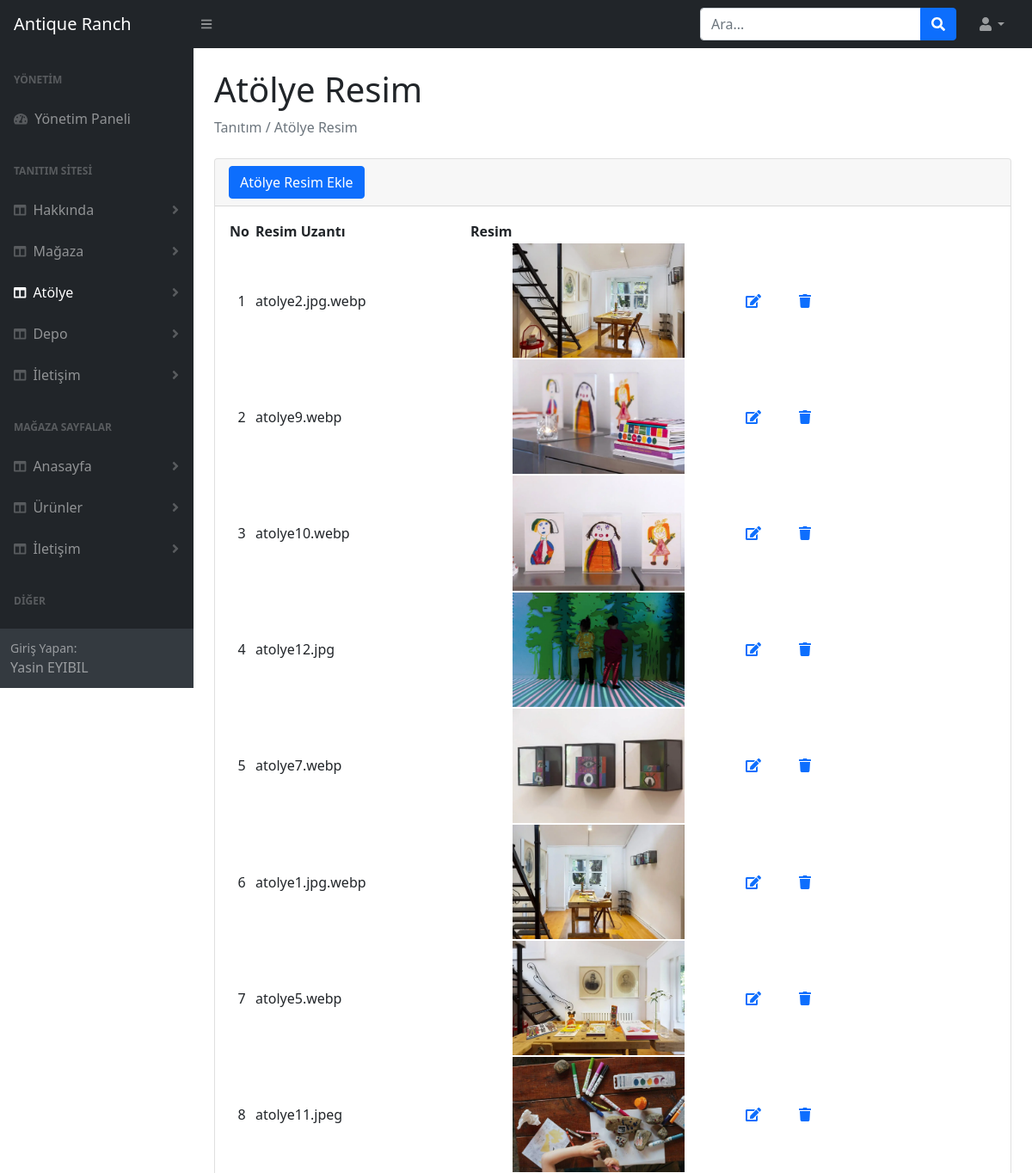
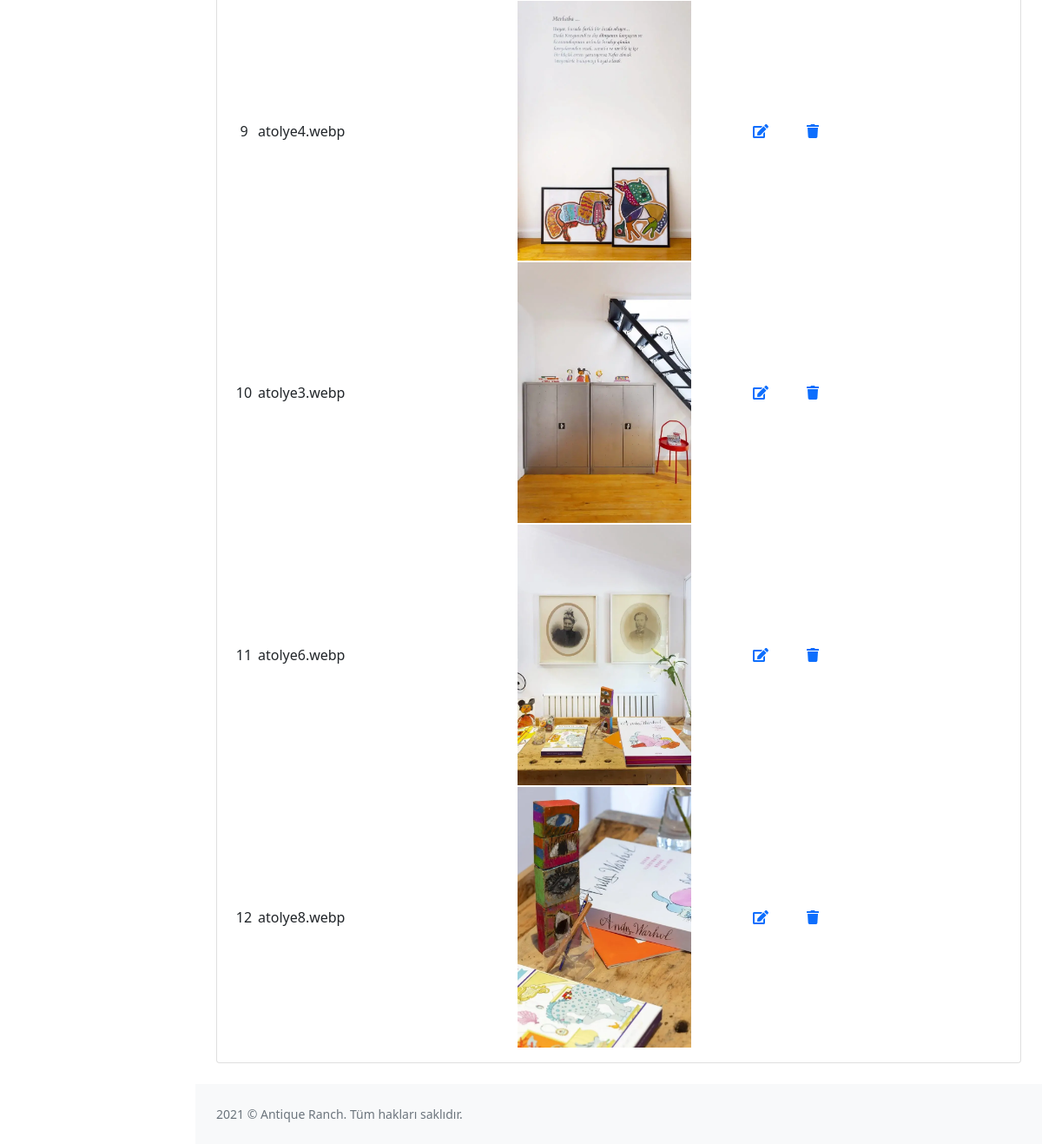
The page /magaza/admin/tatolye_img.php (signed in) on the database its author committed (2 pictures, top to bottom).
### tables this page shows
CREATE TABLE IF NOT EXISTS `kullanici` (
  `id` int(11) NOT NULL AUTO_INCREMENT,
  `ad` varchar(255) NOT NULL,
  `soyad` varchar(255) NOT NULL,
  `mail` varchar(255) NOT NULL,
  `password` varchar(255) NOT NULL,
  `yetki` int(255) NOT NULL DEFAULT '0',
  PRIMARY KEY (`id`)
);

CREATE TABLE IF NOT EXISTS `tatolye_img` (
  `id` int(11) NOT NULL AUTO_INCREMENT,
  `href_url` varchar(255) NOT NULL,
  `img_url` varchar(255) NOT NULL,
  PRIMARY KEY (`id`)
);

### magaza/lib/setting.php (called while the page is built, shortened)
<?php
try{
    $DBConnection= new PDO("mysql:host=localhost;dbname=magaza;charset=utf8",'root', '');
}
catch(PDOException $e){
    echo $e->getMessage();
}
if(isset($_SESSION['Kullanici'])){
    $kullanicibilgiler = $DBConnection->prepare("SELECT * FROM kullanici WHERE mail = ? LIMIT 1");
    $kullanicibilgiler->execute([$_SESSION['Kullanici']]);
    $kullanicibilgilerSayisi = $kullanicibilgiler->rowCount();
    $kullanicibilgi = $kullanicibilgiler->fetch(PDO::FETCH_ASSOC);
    if($kullanicibilgilerSayisi > 0){
        $kullaniciadi= $kullanicibilgi['ad'];
        $kullanicisoyad= $kullanicibilgi['soyad'];
    }
}
?>

### magaza/admin/tatolye_img.php (the view)
<?php
    $sayfa="Atölye Resim";
    include "inc/ahead.php";
    include "../lib/tdb.php";
?>
                <main>
                    <div class="container-fluid px-4">
                        <h1 class="mt-4"><?=$sayfa?></h1>
                        <ol class="breadcrumb mb-4">
                            <li class="breadcrumb-item active">Tanıtım / <?=$sayfa?></li>
                        </ol>
                        <div class="card mb-4">
                            <div class="card-header">
                                <a href="tatolye_imgekle.php" class="btn btn-primary">Atölye Resim Ekle</a>
                            </div>
                            <div class="card-body">
                                <table  id="datatablesSimple" enctype="multipart/form-data">
                                    <thead>
                                        <tr>
                                            <th>No</th>
                                            <th>Resim Uzantı</th>
                                            <th>Resim</th>
                                            <th colspan="3"></th>
                                        </tr>
                                    </thead>
                                    <tbody>
                                        <?php
                                            $sorgu=$db->prepare("select * from tatolye_img");
                                            $sorgu->execute();
                                            while ($sonuc=$sorgu->fetch())
                                                {
                                            ?>
                                            <tr>
                                                <td width="30" class="text-center"><?= $sonuc["id"]?></td>
                                                <td width="250"><?= $sonuc["href_url"]?></td>
                                                <td width="300" class="text-center"><img src="../../Antique-Rach/image/atolye-img/<?= $sonuc["img_url"]?>" width="200"  alt=""></td>
                                                <td width="60" class="text-center"><a href="tatolye_imgguncelle.php?id=<?= $sonuc["id"]?>">
                                                    <span class="fa fa-edit"></span>
                                                </a></td>
                                                <td width="60" class="text-center">
                                                    <a href="tsil.php?id=<?= $sonuc["id"] ?>&tablo=tatolye_img">
                                                        <span class="fa fa-trash"></span>
                                                    </a>
                                                </td>
                                            </tr>
                                        <?php } ?>
                                    </tbody>
                                </table>
                            </div>
                        </div>
                    </div>
                </main>
<?php
    include "inc/footer.php";
?>

### magaza/admin/inc/ahead.php (shortened to what this page needs)
<!DOCTYPE html>
<html lang="tr">
    <head>
        <link href="https://cdn.jsdelivr.net/npm/simple-datatables@latest/dist/style.css" rel="stylesheet" />
        <link href="css/styles.css" rel="stylesheet" />
    </head>
    <body class="sb-nav-fixed">
        <nav class="sb-topnav navbar navbar-expand navbar-dark bg-dark">
            <a class="navbar-brand ps-3" href="index.php">Antique Ranch</a>
            <button class="btn btn-link btn-sm order-1 order-lg-0 me-4 me-lg-0" id="sidebarToggle" href="#!"><i class="fas fa-bars"></i></button>
            <form class="d-none d-md-inline-block form-inline ms-auto me-0 me-md-3 my-2 my-md-0">
                <div class="input-group">
                    <input class="form-control" type="text" placeholder="Ara..." aria-label="Ara..." aria-describedby="btnNavbarSearch" />
                    <button class="btn btn-primary" id="btnNavbarSearch" type="button"><i class="fas fa-search"></i></button>
                </div>
            </form>
            <ul class="navbar-nav ms-auto ms-md-0 me-3 me-lg-4">
                <li class="nav-item dropdown">
                    <a class="nav-link dropdown-toggle" id="navbarDropdown" href="#" role="button" data-bs-toggle="dropdown" aria-expanded="false"><i class="fas fa-user fa-fw"></i></a>
                </li>
            </ul>
        </nav>
        <div id="layoutSidenav">
            <div id="layoutSidenav_nav">
                <nav class="sb-sidenav accordion sb-sidenav-dark" id="sidenavAccordion">
                    <div class="sb-sidenav-menu">
                        <div class="nav">
                            <div class="sb-sidenav-menu-heading">Yönetim</div>
                            <a class="nav-link" href="index.php">
                                <div class="sb-nav-link-icon"><i class="fas fa-tachometer-alt"></i></div>
                                Yönetim Paneli
                            </a>
                            <div class="sb-sidenav-menu-heading">Tanıtım sitesi</div>
                            <a class="nav-link collapsed <?= $sayfa=="Hakkında Metin"?"active":"" ?> " href="#" data-bs-toggle="collapse" data-bs-target="#hakkinda" aria-expanded="false" aria-controls="urun">
                                <div class="sb-nav-link-icon"><i class="fas fa-columns"></i></div>
                                Hakkında
                                <div class="sb-sidenav-collapse-arrow"><i class="fas fa-angle-down"></i></div>
                            </a>
                            <a class="nav-link collapsed <?= $sayfa=="Mağaza Metin"?"active":"" ?> <?= $sayfa=="Mağaza Resim"?"active":"" ?>" href="#" data-bs-toggle="collapse" data-bs-target="#magaza" aria-expanded="false" aria-controls="urun">
                                <div class="sb-nav-link-icon"><i class="fas fa-columns"></i></div>
                                Mağaza
                                <div class="sb-sidenav-collapse-arrow"><i class="fas fa-angle-down"></i></div>
                            </a>
                            <a class="nav-link collapsed <?= $sayfa=="Atölye"?"active":""?><?= $sayfa=="Atölye Resim"?"active":"" ?>" href="#" data-bs-toggle="collapse" data-bs-target="#atolye" aria-expanded="false" aria-controls="urun">
                                <div class="sb-nav-link-icon"><i class="fas fa-columns"></i></div>
                                Atölye
                                <div class="sb-sidenav-collapse-arrow"><i class="fas fa-angle-down"></i></div>
                            </a>
                            <a class="nav-link collapsed <?= $sayfa=="Depo"?"active":"" ?> <?= $sayfa=="Depo Resim"?"active":"" ?>" href="#" data-bs-toggle="collapse" data-bs-target="#depo" aria-expanded="false" aria-controls="urun">
                                <div class="sb-nav-link-icon"><i class="fas fa-columns"></i></div>
                                Depo
                                <div class="sb-sidenav-collapse-arrow"><i class="fas fa-angle-down"></i></div>
                            </a>
                            <a class="nav-link collapsed <?= $sayfa=="Tiletişim"?"active":"" ?>" href="#" data-bs-toggle="collapse" data-bs-target="#tiletisim" aria-expanded="false" aria-controls="urun">
                                <div class="sb-nav-link-icon"><i class="fas fa-columns"></i></div>
                                İletişim
                                <div class="sb-sidenav-collapse-arrow"><i class="fas fa-angle-down"></i></div>
                            </a>
                            <div class="sb-sidenav-menu-heading">Mağaza Sayfalar</div>
                            <a class="nav-link collapsed <?= $sayfa=="Anasayfa"?"active":"" ?>" href="#" data-bs-toggle="collapse" data-bs-target="#collapseLayouts" aria-expanded="false" aria-controls="collapseLayouts">
                                <div class="sb-nav-link-icon"><i class="fas fa-columns"></i></div>
                                Anasayfa
                                <div class="sb-sidenav-collapse-arrow"><i class="fas fa-angle-down"></i></div>
                            </a>
                            <a class="nav-link collapsed <?= $sayfa=="Mutfak"?"active":""?> <?= $sayfa=="Obje"?"active":""?> <?=$sayfa=="Keten"?"active":""?> <?=$sayfa=="İpek"?"active":""?> " href="#" data-bs-toggle="collapse" data-bs-target="#urun" aria-expanded="false" aria-controls="urun">
                            <div class="sb-nav-link-icon"><i class="fas fa-columns"></i></div>
                                Ürünler
                                <div class="sb-sidenav-collapse-arrow"><i class="fas fa-angle-down"></i></div>
                            </a>
                            <a class="nav-link collapsed <?= $sayfa=="İletişim"?"active":"" ?>" href="#" data-bs-toggle="collapse" data-bs-target="#iletisim" aria-expanded="false" aria-controls="urun">
                                <div class="sb-nav-link-icon"><i class="fas fa-columns"></i></div>
                                İletişim
                                <div class="sb-sidenav-collapse-arrow"><i class="fas fa-angle-down"></i></div>
                            </a>
                            <div class="sb-sidenav-menu-heading">Diğer</div>
                            <a class="nav-link collapsed <?= $sayfa=="Kullanıcılar"?"active":"" ?>" href="#" data-bs-toggle="collapse" data-bs-target="#kullanici" aria-expanded="false" aria-controls="urun">
                            </a>
                        </div>
                    </div>
                    <div class="sb-sidenav-footer">
                        <div class="small">Giriş Yapan:</div>
                    <?php
                    include '../lib/setting.php';
                        if(isset($_SESSION['Kullanici'])){
                            echo $kullaniciadi ." ". $kullanicisoyad;
                        }
                    ?>
                    </div>
                </nav>
            </div>
            <div id="layoutSidenav_content">

### rows shown on the page
kullanici: ad "Yasin", soyad "EYIBIL"
tatolye_img: id "1", href_url "atolye2.jpg.webp", img_url (picture)
tatolye_img: id "2", href_url "atolye9.webp", img_url (picture)
tatolye_img: id "3", href_url "atolye10.webp", img_url (picture)
tatolye_img: id "4", href_url "atolye12.jpg", img_url (picture)
tatolye_img: id "5", href_url "atolye7.webp", img_url (picture)
tatolye_img: id "6", href_url "atolye1.jpg.webp", img_url (picture)
tatolye_img: id "7", href_url "atolye5.webp", img_url (picture)
tatolye_img: id "8", href_url "atolye11.jpeg", img_url (picture)
tatolye_img: id "9", href_url "atolye4.webp", img_url (picture)
tatolye_img: id "10", href_url "atolye3.webp", img_url (picture)
tatolye_img: id "11", href_url "atolye6.webp", img_url (picture)
tatolye_img: id "12", href_url "atolye8.webp", img_url (picture)

### other values the page prints
$sayfa "Atölye Resim"
